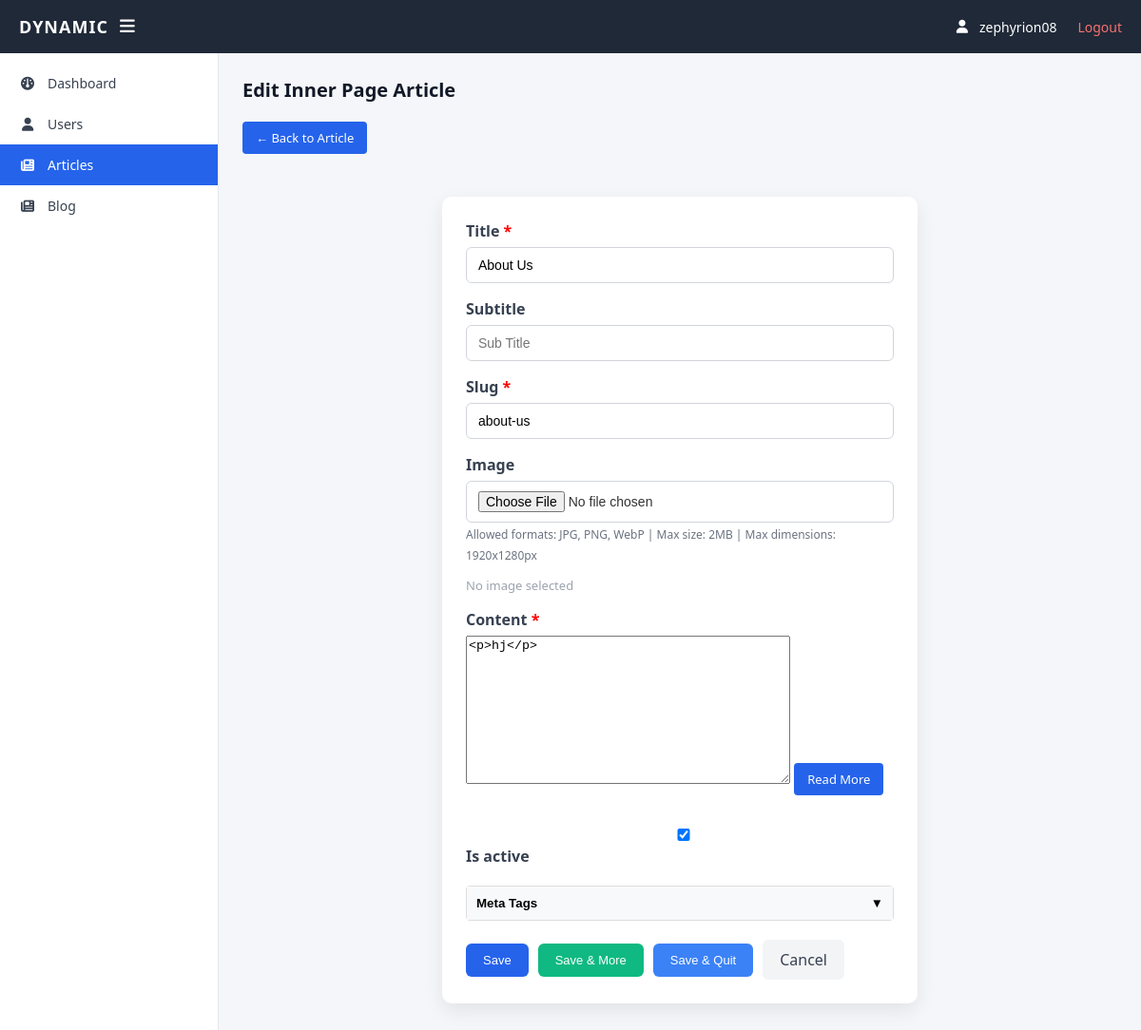
Before: /articles/edit/about-us/ (signed in) with the older database file.
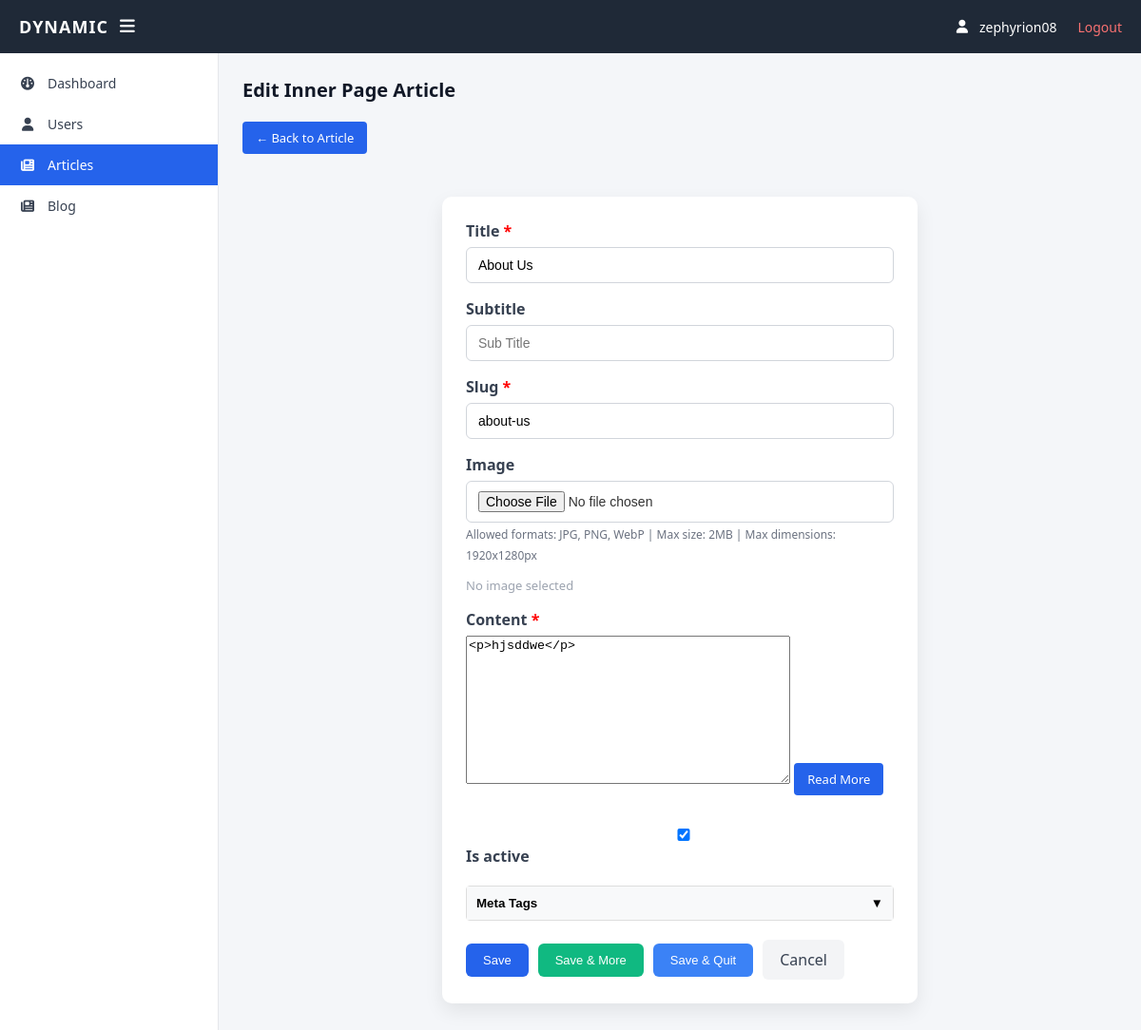
After: the same page with the newer database file.
### articles/models.py (models this page shows, shortened)
class Article(models.Model):
    title = models.CharField(max_length=255)
    subtitle = models.CharField(max_length=255, blank=True)
    slug = models.SlugField(unique=True, blank=True)
    image = models.ImageField(upload_to='articles/', blank=True, null=True)
    content = RichTextUploadingField(blank=False)
    show_on_homepage = models.BooleanField(default=False)
    is_active = models.BooleanField(default=True)
    author = models.ForeignKey(User, on_delete=models.SET_NULL, null=True, blank=True)
    created_at = models.DateTimeField(auto_now_add=True)
    updated_at = models.DateTimeField(auto_now=True)
    position = models.PositiveIntegerField(default=0)
    meta_title = models.CharField(
        max_length=60,
        blank=True,
    )
    meta_description = models.TextField(
        max_length=160,
        blank=True,
    )
    meta_keywords = models.CharField(
        max_length=205,
        blank=True,
    )
    class Meta:
        ordering = ['position']

### articles/views.py (the view)
# urls.py: path('edit/<slug:slug>/', views.article_edit, name='article_edit'),
@login_required
def article_edit(request, slug):
    article = get_object_or_404(Article, slug=slug)
    if request.method == "POST":
        form = ArticleForm(request.POST, request.FILES, instance=article)
        if form.is_valid():
            updated_article = form.save()
            action = request.POST.get('action', 'save_and_quit')
            if action == 'save':
                messages.success(request, "Article updated successfully!")
                return redirect('article_edit', slug=updated_article.slug)
            elif action == 'save_and_new':
                messages.success(request, "Article updated! Create another one.")
                from_homepage = 'yes' if updated_article.show_on_homepage else 'no'
                return redirect(reverse("article_create") + f"?from_homepage={from_homepage}")
            else:  # save_and_quit
                messages.success(request, "Article updated successfully!")
                if updated_article.show_on_homepage:
                    return redirect(reverse("article_list") + "?homepage=yes")
                else:
                    return redirect(reverse("article_list") + "?homepage=no")
        else:
            messages.error(request, "Please fix the errors below.")
    else:
        form = ArticleForm(instance=article)
    return render(request, "articles/form.html", {
        "form": form,
        "is_edit": True,
        "article": article,
    })

### articles/forms.py (shortened to what this page needs)
class ArticleForm(forms.ModelForm):
    remove_image = forms.CharField(widget=forms.HiddenInput(), required=False, initial='0')
    slug = forms.CharField(
        required=False,
        help_text="URL-friendly version of the title. Edit if needed.",
        widget=forms.TextInput(attrs={"placeholder": "Slug"})
    )
    class Meta:
        model = Article
        fields = [
            'title', 'subtitle', 'slug', 'image', 'content',
            'is_active', 'meta_title', 'meta_description', 'meta_keywords'
        ]
        widgets = {
            'image': forms.FileInput(),
            'meta_description': forms.Textarea(attrs={
                'rows': 3,
                'cols': 55,
                'placeholder': 'Meta Descriptions'
            }),
            'meta_title': forms.TextInput(attrs={'placeholder': 'Meta Title'}),
            'meta_keywords': forms.TextInput(attrs={'placeholder': 'Meta Keywords'}),
            'title': forms.TextInput(attrs={'placeholder': 'Title'}),
            'subtitle': forms.TextInput(attrs={'placeholder': 'Sub Title'}),
        }

### templates/articles/form.html (shortened to what this page needs)
{% extends "base.html" %}
{% block content %}
<h2>
    {% if is_edit %}
        {% if force_homepage %}
            Edit Homepage Article
        {% else %}
            Edit Inner Page Article
        {% endif %}
    {% else %}
        {% if force_homepage %}
            Create Homepage Article
        {% else %}
            Create Inner Page Article
        {% endif %}
    {% endif %}
</h2>
<a href="{% url 'article_list' %}{% if is_edit %}{% if article.show_on_homepage %}?homepage=yes{% else %}?homepage=no{% endif %}{% else %}{% if force_homepage %}?homepage=yes{% else %}?homepage=no{% endif %}{% endif %}" class="btn">← Back to Article</a>
<div class="form-container">
  <form method="post" enctype="multipart/form-data" data-model="article" id="article-form">
    <div class="form-group">
      <label for="{{ form.title.id_for_label }}">
          {{ form.title.label }} <span style="color: red;">*</span>
      </label>
      {{ form.title }}
    </div>
    <div class="form-group">
      <label for="{{ form.subtitle.id_for_label }}">
          {{ form.subtitle.label }}
      </label>
      {{ form.subtitle }}
    </div>
    {% if form.slug %}
    <div class="form-group">
      <label for="{{ form.slug.id_for_label }}">
          {{ form.slug.label }} <span style="color: red;">*</span>
      </label>
      {{ form.slug }}
    </div>
    {% endif %}
    <div class="form-group">
        <label for="{{ form.image.id_for_label }}">
            {{ form.image.label }}
        </label>
        <div class="input-file-container">
            {% if is_edit and article.image %}
                <input type="file" name="image" accept="image/*" id="id_image" data-existing-image="{{ article.image.url }}">
            {% else %}
                {{ form.image }}
            {% endif %}
        </div>
        <small class="help-text">
            Allowed formats: JPG, PNG, WebP | Max size: 2MB | Max dimensions: 1920x1280px
        </small>
        <div id="imagePreview" class="mt-2">
            <p class="no-image text-muted">No image selected</p>
        </div>
    </div>
    <div class="form-group">
      <label for="{{ form.content.id_for_label }}">
          {{ form.content.label }} <span style="color: red;">*</span>
      </label>
      {{ form.content }}
      <a class="btn medium bg-orange mrg5T"
        title="Read More"
        id="readMore"
        href="javascript:void(0);">
            <span class="button-content">Read More</span>
        </a>
    </div>
    <div class="form-group checkbox-group">
        <label for="{{ form.is_active.id_for_label }}">
            {{ form.is_active }} {{ form.is_active.label }}
        </label>
    </div>
    <div class="meta-collapsible-wrapper" style="margin-top: 20px; border: 1px solid #ddd; border-radius: 4px;">
        <button type="button" id="toggleMeta" class="btn-secondary" style="width: 100%; text-align: left; padding: 10px; background: #f8f9fa; border: none; cursor: pointer; display: flex; justify-content: space-between; align-items: center;">
            <span style="font-weight: bold;">Meta Tags</span>
            <span id="metaStatusIcon">▼</span>
        </button>
    </div>
    <div class="form-actions" style="display: flex; gap: 10px; align-items: center;">
      <button type="submit" class="btn" onclick="setFormAction('save')">
          Save
      </button>
      <button type="submit" class="btn" onclick="setFormAction('save_and_new')" style="background: #10b981;">
          Save & More
      </button>
      <button type="submit" class="btn" onclick="setFormAction('save_and_quit')" style="background: #3b82f6;">
          Save & Quit
      </button>
      <a href="{% url 'article_list' %}{% if is_edit %}{% if article.show_on_homepage %}?homepage=yes{% else %}?homepage=no{% endif %}{% else %}{% if force_homepage %}?homepage=yes{% else %}?homepage=no{% endif %}{% endif %}" class="btn-cancel">Cancel</a>
    </div>
  </form>
</div>
{% endblock %}

Changed rows visible on the page:
changed Article "About Us": content "<p>hj</p>" → "<p>hjsddwe</p>"
